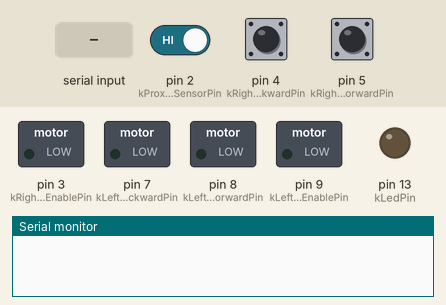
A sketch run on a simulated Arduino Uno, built with avr-gcc and run on an emulated ATmega328P. Parts: switched loads named in the sketch (green lamp = pin HIGH), output pins drawn as LEDs (lit = HIGH), the last lines printed to the serial monitor. Inputs (shaded band) come from the test bench; at power-on: pin 2 (kProximitySensorPin) HIGH, pin 5 (kRightMotorForwardPin) LOW, pin 4 (kRightMotorBackwardPin) LOW.

Above: at 1.2 s.
1.3 s: "90,45\n" received over the second serial link
At 1.65 s:
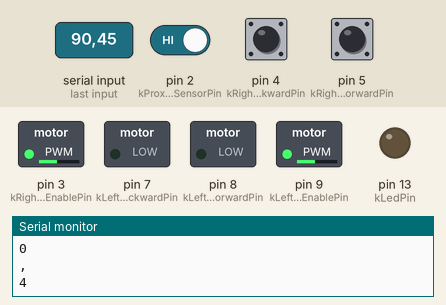
3.3 s: "L90\n" received over the second serial link
At 4.1 s:
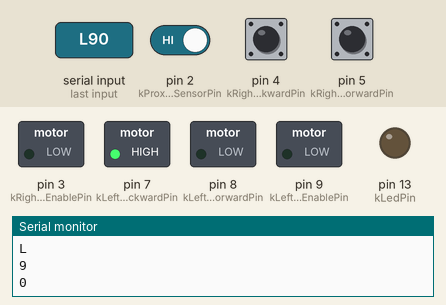
5.0 s: pin 2 (kProximitySensorPin) driven LOW
At 5.3 s:
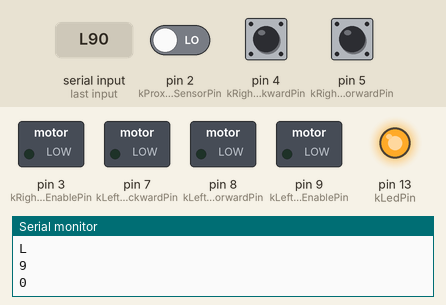
6.5 s: pin 2 (kProximitySensorPin) driven HIGH
At 7.7 s:
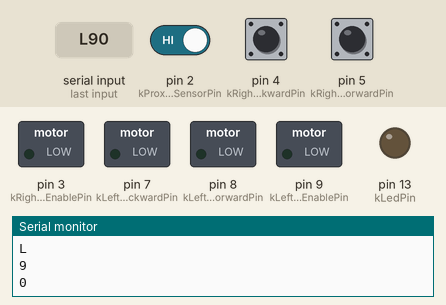
8.0 s: pin 5 (kRightMotorForwardPin) pulled HIGH for 0.15 s
At 8.1 s:
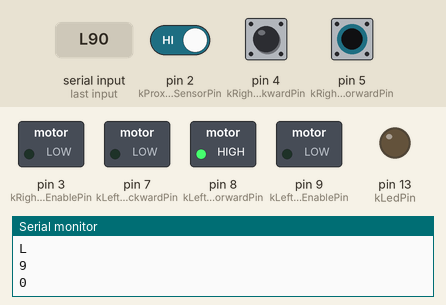
9.7 s: "R90\n" received over the second serial link
At 9.85 s:
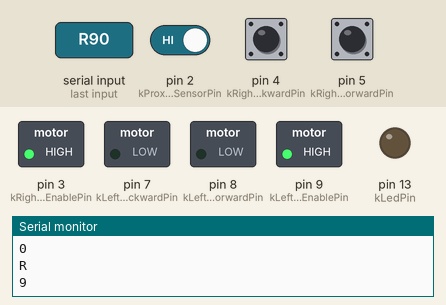
Timing chart, 0 to 12.4 s (numbered marks = the images above; inputs shaded):
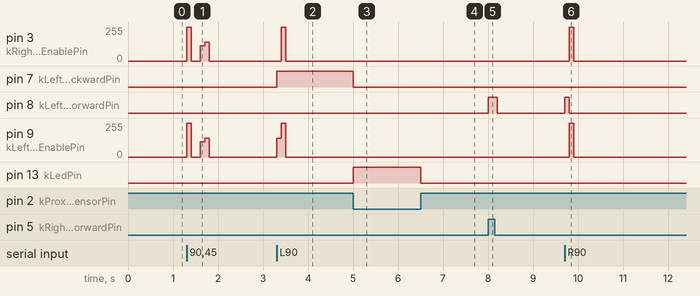

The sketch:

rev.ino
```cpp
#include <SoftwareSerial.h>

// Pin definitions
const uint8_t kProximitySensorPin = 2;
const uint8_t kLedPin = 13;

const uint8_t kLeftMotorEnablePin = 9;
const uint8_t kLeftMotorForwardPin = 8;
const uint8_t kLeftMotorBackwardPin = 7;

const uint8_t kRightMotorEnablePin = 3;
const uint8_t kRightMotorForwardPin = 5;
const uint8_t kRightMotorBackwardPin = 4;

const uint8_t kDirectionSwitchCommonPin = 6;
const uint8_t kDirectionSwitchLeftPin = 5;
const uint8_t kDirectionSwitchRightPin = 4;

const uint8_t kWebControlRxPin = 10;
const uint8_t kWebControlTxPin = 11;

SoftwareSerial webControlSerial(kWebControlRxPin, kWebControlTxPin);

const uint8_t kMotorStopSpeed = 0;
const uint8_t kMotorMaxSpeed = 255;

uint8_t currentSpeed = kMotorStopSpeed;

void setup()
{
    pinMode(kLedPin, OUTPUT);
    pinMode(kProximitySensorPin, INPUT_PULLUP);
    pinMode(kLeftMotorEnablePin, OUTPUT);
    pinMode(kLeftMotorForwardPin, OUTPUT);
    pinMode(kLeftMotorBackwardPin, OUTPUT);
    pinMode(kRightMotorEnablePin, OUTPUT);
    pinMode(kRightMotorForwardPin, OUTPUT);
    pinMode(kRightMotorBackwardPin, OUTPUT);
    pinMode(kDirectionSwitchCommonPin, INPUT_PULLUP);
    pinMode(kDirectionSwitchLeftPin, INPUT_PULLUP);
    pinMode(kDirectionSwitchRightPin, INPUT_PULLUP);

    webControlSerial.begin(9600);
    Serial.begin(9600);

    stopMotors();
}

void loop()
{
    bool obstacleDetected = !digitalRead(kProximitySensorPin);

    if (obstacleDetected)
    {
        digitalWrite(kLedPin, HIGH);
        stopMotors();
    }
    else
    {
        digitalWrite(kLedPin, LOW);

        bool leftSwitchState = !digitalRead(kDirectionSwitchLeftPin);
        bool rightSwitchState = !digitalRead(kDirectionSwitchRightPin);

        if (leftSwitchState && !rightSwitchState)
        {
            moveLeft(currentSpeed);
        }
        else if (!leftSwitchState && rightSwitchState)
        {
            moveRight(currentSpeed);
        }
        else
        {
            stopMotors();
        }

        if (webControlSerial.available() > 0)
        {
            char command = webControlSerial.read();
            Serial.println(command);

            if (command == 'L')
            {
                moveLeft(currentSpeed);
            }
            else if (command == 'R')
            {
                moveRight(currentSpeed);
            }
            else if (command == 'S')
            {
                stopMotors();
            }
            else if (command >= '0' && command <= '9')
            {
                uint8_t speed = map(command - '0', 0, 9, 0, 255);
                setSpeed(speed);
            }
        }
    }

    delay(100);
}

void moveLeft(uint8_t speed)
{
    analogWrite(kLeftMotorEnablePin, speed);
    digitalWrite(kLeftMotorForwardPin, LOW);
    digitalWrite(kLeftMotorBackwardPin, HIGH);
    digitalWrite(kRightMotorForwardPin, LOW);
    digitalWrite(kRightMotorBackwardPin, HIGH);
}

void moveRight(uint8_t speed)
{
    analogWrite(kRightMotorEnablePin, speed);
    digitalWrite(kLeftMotorForwardPin, HIGH);
    digitalWrite(kLeftMotorBackwardPin, LOW);
    digitalWrite(kRightMotorForwardPin, HIGH);
    digitalWrite(kRightMotorBackwardPin, LOW);
}

void stopMotors()
{
    analogWrite(kLeftMotorEnablePin, kMotorStopSpeed);
    analogWrite(kRightMotorEnablePin, kMotorStopSpeed);
    digitalWrite(kLeftMotorForwardPin, LOW);
    digitalWrite(kLeftMotorBackwardPin, LOW);
    digitalWrite(kRightMotorForwardPin, LOW);
    digitalWrite(kRightMotorBackwardPin, LOW);
}

void setSpeed(uint8_t speed)
{
    currentSpeed = speed;
    analogWrite(kLeftMotorEnablePin, speed);
    analogWrite(kRightMotorEnablePin, speed);
}
```

Measured:
- after the input at 1.3 s, pin 3 (kRightMotorEnablePin), pin 9 (kLeftMotorEnablePin): 0/255 → 255/255 at once, → 0/255 0.10 s later, → 113/255 0.20 s later, → 141/255 0.10 s later, … (5 changes in this stretch)
- after the input at 3.3 s, pin 3 (kRightMotorEnablePin): 0/255 → 255/255 after 0.10 s, → 0/255 0.10 s later; pin 7 (kLeftMotorBackwardPin): LOW → HIGH at once; pin 9 (kLeftMotorEnablePin): 0/255 → 141/255 at once, → 255/255 0.10 s later, → 0/255 0.10 s later
- after the input at 5.0 s, pin 7 (kLeftMotorBackwardPin): HIGH → LOW at once; pin 13 (kLedPin): LOW → HIGH at once
- after the input at 6.5 s, pin 13 (kLedPin): HIGH → LOW at once
- after the input at 8.0 s, pin 8 (kLeftMotorForwardPin): LOW → HIGH at once, → LOW 0.20 s later
- after the input at 9.7 s, pin 3 (kRightMotorEnablePin), pin 9 (kLeftMotorEnablePin): 0/255 → 255/255 after 0.11 s, → 0/255 0.10 s later; pin 8 (kLeftMotorForwardPin): LOW → HIGH at once, → LOW 0.10 s later
